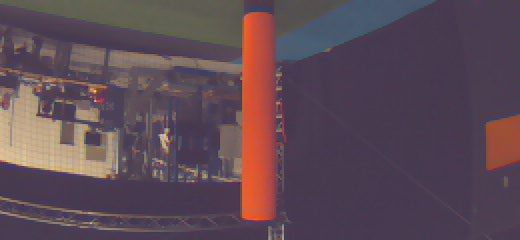
#> input picture TestAreaPythonComputerVision/image.jpg, 520 x 240 px
$ python Test_edgeDetection_v2.py   (older library calls are emulated)
#> lines starting #> are read from the running program, lines starting #| are printed output that depends on the picture; after the words box and inside, x2 and y2 are one past the last pixel; in counts of white or black regions, pixels touching at a corner belong together
# -*- coding: utf-8 -*-
"""
Created on Wed Feb 26 18:33:14 2025

@author: armin
"""
import cv2
import numpy as np
import matplotlib.pyplot as plt
import time

# Measure start time
start_time = time.time()

# Load the image
image = cv2.imread('image.jpg')  # Replace 'image.jpg' with your file path
#> image is the input picture: shape (240, 520, 3); mean B, G, R 85.4, 74.2, 93.5
if image is None:
    raise FileNotFoundError("Image file not found")

# Convert image to RGB format
image_rgb = cv2.cvtColor(image, cv2.COLOR_BGR2RGB)

# Define improved orange color range in RGB format
lower_orange = np.array([150, 60, 0], dtype=np.uint8)  # Expanded lower bound to capture darker shades
upper_orange = np.array([255, 180, 80], dtype=np.uint8)  # Adjusted upper bound

# Create a mask for orange colors
mask = cv2.inRange(image_rgb, lower_orange, upper_orange)
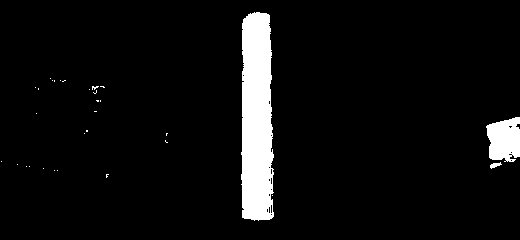
#> mask: shape (240, 520); 5.9% white; 31 white regions (28 under 20 px), largest, box (x1, y1, x2, y2) and area: (241, 12, 274, 221) 6052, (486, 117, 520, 162) 1209, (490, 162, 502, 169) 43

# Use morphological operations to refine the mask
# reduces noise and achieves more precise results - but works without
kernel = np.ones((5, 5), np.uint8)
mask = cv2.morphologyEx(mask, cv2.MORPH_OPEN, kernel)
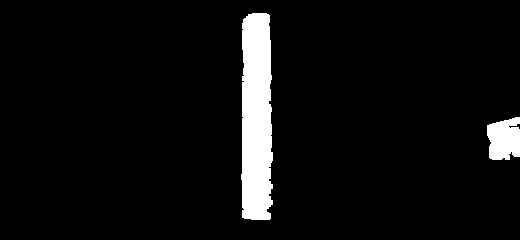
#> mask: shape (240, 520); 5.7% white; 2 white regions, box (x1, y1, x2, y2) and area: (241, 13, 273, 220) 5922, (487, 117, 520, 160) 1173
mask = cv2.morphologyEx(mask, cv2.MORPH_CLOSE, kernel)
#> mask: shape (240, 520); 5.7% white; 2 white regions, box (x1, y1, x2, y2) and area: (241, 13, 273, 220) 5960, (487, 117, 520, 160) 1212

# Apply the mask to extract orange regions
orange_image = cv2.bitwise_and(image_rgb, image_rgb, mask=mask)
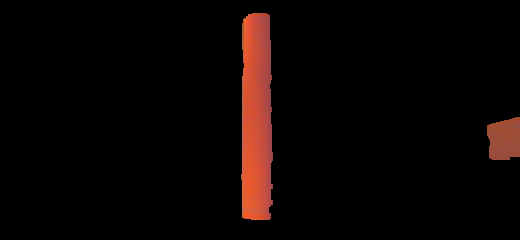
#> orange_image: shape (240, 520, 3); mean R, G, B 11.1, 4.7, 3.4

# Convert to grayscale for edge detection
gray = cv2.cvtColor(orange_image, cv2.COLOR_RGB2GRAY)
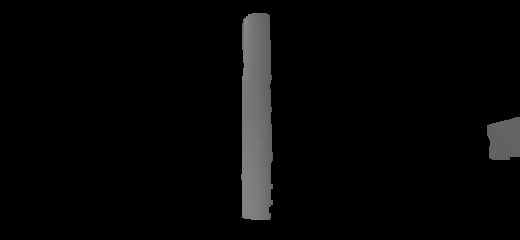
#> gray: shape (240, 520); min 0, max 141, mean 6.4

# Apply Gaussian blur to reduce noise
gray_blurred = cv2.GaussianBlur(gray, (5, 5), 0)

# Apply Canny edge detection
edges = cv2.Canny(gray_blurred, 50, 150)
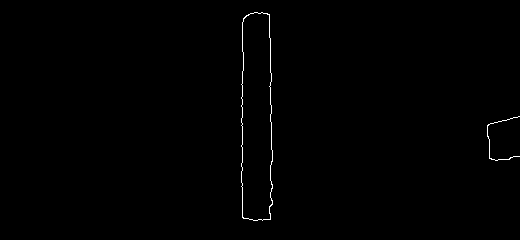
#> edges: shape (240, 520); 0.46% white in thin lines or dots, all inside (x1, y1, x2, y2) = (241, 12, 520, 221)

# Find contours from detected edges
contours, _ = cv2.findContours(edges, cv2.RETR_EXTERNAL, cv2.CHAIN_APPROX_SIMPLE)
#> contours = 2 contours, 1 with area under 20; largest, box (x1, y1, x2, y2) and area: (241, 12, 273, 221) 5829
for contour in contours:
    x, y, w, h = cv2.boundingRect(contour)
    cv2.rectangle(image_rgb, (x, y), (x + w, y + h), (255, 0, 0), 2)  # Draw bounding box
#> this loop made 2 passes
#> (x, y, w, h) on passes 1 to 2: (487, 116, 33, 45), (241, 12, 32, 209)
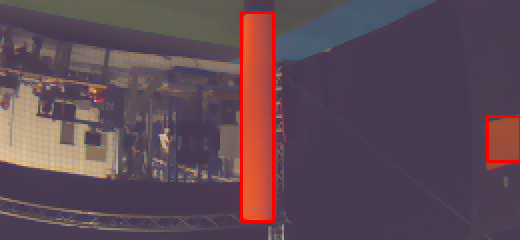
#> image_rgb: shape (240, 520, 3); mean R, G, B 95.3, 73.1, 84.3

# Measure end time
end_time = time.time()
execution_time = end_time - start_time

# Print execution time with color formatting
if execution_time > 1/30:
    print(f"\033[91mExecution Time: {execution_time:.4f} seconds\033[0m")  # Red text for slow execution
else:
    print(f"Execution Time: {execution_time:.4f} seconds")


# Display the results
plt.figure(figsize=(20, 5))
plt.subplot(1, 4, 1)
plt.title("Original Image with Bounding Boxes")
plt.imshow(image_rgb)

plt.subplot(1, 4, 2)
plt.title("Filtered Orange Image")
plt.imshow(orange_image)

plt.subplot(1, 4, 3)
plt.title("Edge Detection using Canny")
plt.imshow(edges, cmap='gray')

plt.subplot(1, 4, 4)
plt.title("Mask")
plt.imshow(mask, cmap='gray')

plt.show()


# =============================================================================
#
#
# import cv2
# import numpy as np
# import matplotlib.pyplot as plt
#
# # Load the image
# image = cv2.imread('image.jpg')  # Replace 'image.jpg' with your file path
# if image is None:
#     raise FileNotFoundError("Image file not found")
#
# # Convert image to YUV format
# yuv_image = cv2.cvtColor(image, cv2.COLOR_BGR2YUV)
#
# # Define orange color range in YUV format
# lower_orange = np.array([50, 100, 100], dtype=np.uint8)  # Adjusted values for YUV space
# upper_orange = np.array([255, 180, 130], dtype=np.uint8)
# # Define a refined orange color range in YUV format
# lower_orange = np.array([50, 110, 140], dtype=np.uint8)  # Adjusted values for better accuracy
# upper_orange = np.array([255, 150, 180], dtype=np.uint8)
# # Define a refined orange color range in YUV format
# lower_orange = np.array([30, 140, 100], dtype=np.uint8)  # Adjusted values for better accuracy
# upper_orange = np.array([200, 170, 130], dtype=np.uint8)
# lower_orange = np.array([50, 120, 120], dtype=np.uint8)  # Adjusted values for better accuracy
# upper_orange = np.array([255, 160, 140], dtype=np.uint8)
#
#
# # Create a mask based on color thresholding in YUV space
# mask = cv2.inRange(yuv_image, lower_orange, upper_orange)
#
# # Use morphological operations to clean up the mask
# """ reduces noise """
# kernel = np.ones((5, 5), np.uint8)
# mask = cv2.morphologyEx(mask, cv2.MORPH_OPEN, kernel)
# mask = cv2.morphologyEx(mask, cv2.MORPH_CLOSE, kernel)
#
# # Apply the mask to extract the orange regions
# detected_orange = cv2.bitwise_and(yuv_image, yuv_image, mask=mask)
#
# # Extract the Y channel (luminance) for edge detection
# y_channel = detected_orange[:, :, 0]
#
# # Apply Sobel filter in X direction and use absolute gradient
# edges_x = cv2.Sobel(y_channel, cv2.CV_64F, 1, 0, ksize=3)
# edges_x = np.abs(edges_x)  # Take absolute values for both edges
# detected_edges = np.uint8(edges_x)  # Convert back to 8-bit format
#
# # Find contours from detected edges
# contours, _ = cv2.findContours(detected_edges, cv2.RETR_EXTERNAL, cv2.CHAIN_APPROX_SIMPLE)
# for contour in contours:
#     x, y, w, h = cv2.boundingRect(contour)
#     cv2.rectangle(yuv_image, (x, y), (x + w, y + h), (255, 0, 0), 2)  # Draw bounding box in YUV image
#
# # Convert YUV to RGB for visualization in Matplotlib
# image_rgb = cv2.cvtColor(yuv_image, cv2.COLOR_YUV2RGB)
# orange_rgb = cv2.cvtColor(detected_orange, cv2.COLOR_YUV2RGB)
#
# # Display the results
# plt.figure(figsize=(15, 5))
# plt.subplot(1, 3, 1)
# plt.title("YUV Image with Bounding Boxes")
# plt.imshow(image_rgb)
#
# plt.subplot(1, 3, 2)
# plt.title("Filtered Orange Image (YUV)")
# plt.imshow(orange_rgb)
#
# plt.subplot(1, 3, 3)
# plt.title("Edges in X Direction")
# plt.imshow(detected_edges, cmap='gray')
#
# plt.show()
#
#
#
# """
# import cv2
# import numpy as np
# import matplotlib.pyplot as plt
#
# # Load the image
# image = cv2.imread('image.jpg')  # Replace 'image.jpg' with your file path
# if image is None:
#     raise FileNotFoundError("Image file not found")
#
# # Convert image to RGB format
# image_rgb = cv2.cvtColor(image, cv2.COLOR_BGR2RGB)
#
# # Improve orange detection by including darker shades
# lower_orange = np.array([120, 60, 0], dtype=np.uint8)  # Expanded lower bound to include darker orange
# upper_orange = np.array([255, 200, 100], dtype=np.uint8)  # Upper bound remains the same
#
# # Create a mask based on a more flexible color distance threshold
# mask = cv2.inRange(image_rgb, lower_orange, upper_orange)
#
# # Use a morphological operation to clean up the mask
# kernel = np.ones((5, 5), np.uint8)
# mask = cv2.morphologyEx(mask, cv2.MORPH_OPEN, kernel)
# mask = cv2.morphologyEx(mask, cv2.MORPH_CLOSE, kernel)
#
# orange_image = cv2.bitwise_and(image_rgb, image_rgb, mask=mask)
#
# # Convert to YUV format
# yuv_image = cv2.cvtColor(orange_image, cv2.COLOR_RGB2YUV)
#
# # Extract the Y channel (luminance)
# y_channel = yuv_image[:, :, 0]
#
# # Apply Sobel filter in X direction and use absolute gradient to detect both edges
# edges_x = cv2.Sobel(y_channel, cv2.CV_64F, 1, 0, ksize=3)
# edges_x = np.abs(edges_x)  # Take absolute values to detect both edges
# edges_x = np.uint8(edges_x)  # Convert back to 8-bit format for display
#
# # Find contours from edges to determine bounding boxes
# contours, _ = cv2.findContours(edges_x, cv2.RETR_EXTERNAL, cv2.CHAIN_APPROX_SIMPLE)
# for contour in contours:
#     x, y, w, h = cv2.boundingRect(contour)
#     cv2.rectangle(image_rgb, (x, y), (x + w, y + h), (255, 0, 0), 2)  # Draw bounding box
#
# # Display the results
# plt.figure(figsize=(15, 5))
# plt.subplot(1, 3, 1)
# plt.title("Original Image with Bounding Boxes")
# plt.imshow(image_rgb)
#
# plt.subplot(1, 3, 2)
# plt.title("Filtered Orange Image")
# plt.imshow(orange_image)
#
# plt.subplot(1, 3, 3)
# plt.title("Edges in X Direction")
# plt.imshow(edges_x, cmap='gray')
#
# plt.show()
# """
# =============================================================================
